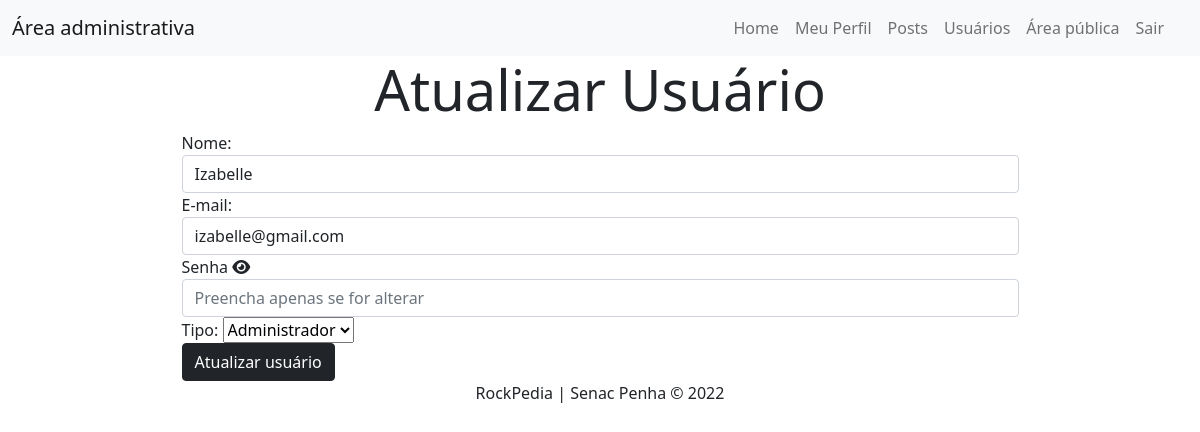
Page /admin/usuario-atualiza.php?id=1 (signed in) on the committed database.
### tables this page shows
CREATE TABLE `usuarios` (
  `id` smallint(6) NOT NULL,
  `nome` varchar(45) NOT NULL,
  `email` varchar(40) NOT NULL,
  `senha` varchar(255) NOT NULL,
  `tipo` enum('admin','editor') NOT NULL
);

### includes/funcoes-usuarios.php (called while the page is built, shortened)
<?php
function lerUmUsuario(mysqli $conexao, int $id): array
{
    $sql = "SELECT id, nome, email, senha, tipo FROM usuarios WHERE id = $id";
    $resultado = mysqli_query($conexao, $sql) or die(mysqli_error($conexao));
    return mysqli_fetch_assoc($resultado);
}

### admin/usuario-atualiza.php (the view, shortened to what this page needs)
<?php
require "../includes/funcoes-usuarios.php";
require "../includes/header-admin.php";
$id = filter_input(INPUT_GET, 'id', FILTER_SANITIZE_NUMBER_INT);
$usuario = lerUmUsuario($conexao, $id);
?>
<h2 class="text-center display-4">Atualizar Usuário</h2>
<form class="mx-auto w-75" action="" method="post" id="form-atualizar" name="form-atualizar">
    <div class="form-group">
        <label for="nome">Nome:</label>
        <input class="form-control" required type="text" id="nome" name="nome" value="<?= $usuario['nome'] ?>">
    </div>
    <div class="form-group">
        <label for="email">E-mail:</label>
        <input class="form-control" required type="email" id="email" name="email" value="<?= $usuario['email'] ?>">
    </div>
    <div class="form-group">
        <label for="nova-senha">Senha</label>
        <i class="fa-solid fa-eye senha1"></i>
        <input class="form-control" type="password" id="senha" name="senha" placeholder="Preencha apenas se for alterar">
    </div>
    <div class="form-group">
        <label for="tipo">Tipo:</label>
        <select class="custom-select" name="tipo" id="tipo" required>
            <option <?php if ($usuario['tipo'] == 'admin') {
                        echo " selected ";
                    } ?> value="admin">Administrador</option>
        </select>
    </div>
    <button class="btn btn-dark" name="atualizar">Atualizar usuário</button>
</form>
<?php
require "../includes/footer-admin.php";
?>

### style.css (style rules this page uses)
*, *::after, *::before { box-sizing: border-box; }

### rows in the picture
usuarios: nome "Izabelle", email "izabelle@gmail.com", tipo "Administrador"
